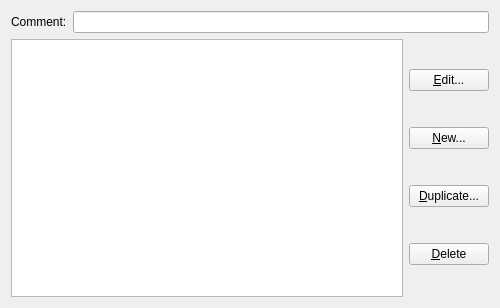
<?xml version="1.0" encoding="UTF-8"?>
<ui version="4.0">
 <class>WindowDefinitionListWidget</class>
 <widget class="QWidget" name="WindowDefinitionListWidget">
  <property name="geometry">
   <rect>
    <x>0</x>
    <y>0</y>
    <width>500</width>
    <height>308</height>
   </rect>
  </property>
  <layout class="QVBoxLayout" name="verticalLayout_2">
   <item>
    <layout class="QHBoxLayout" name="horizontalLayout_2">
     <item>
      <widget class="QLabel" name="comment_label">
       <property name="text">
        <string>Comment:</string>
       </property>
      </widget>
     </item>
     <item>
      <widget class="KLineEdit" name="comment"/>
     </item>
    </layout>
   </item>
   <item>
    <layout class="QHBoxLayout" name="horizontalLayout">
     <item>
      <widget class="QListWidget" name="list"/>
     </item>
     <item>
      <layout class="QVBoxLayout" name="verticalLayout">
       <item>
        <widget class="QPushButton" name="edit_button">
         <property name="text">
          <string>&amp;Edit...</string>
         </property>
        </widget>
       </item>
       <item>
        <widget class="QPushButton" name="new_button">
         <property name="text">
          <string>&amp;New...</string>
         </property>
        </widget>
       </item>
       <item>
        <widget class="QPushButton" name="duplicate_button">
         <property name="text">
          <string>&amp;Duplicate...</string>
         </property>
        </widget>
       </item>
       <item>
        <widget class="QPushButton" name="delete_button">
         <property name="text">
          <string>&amp;Delete</string>
         </property>
        </widget>
       </item>
      </layout>
     </item>
    </layout>
   </item>
  </layout>
 </widget>
 <customwidgets>
  <customwidget>
   <class>KLineEdit</class>
   <extends>QLineEdit</extends>
   <header>klineedit.h</header>
  </customwidget>
 </customwidgets>
 <connections/>
</ui>
